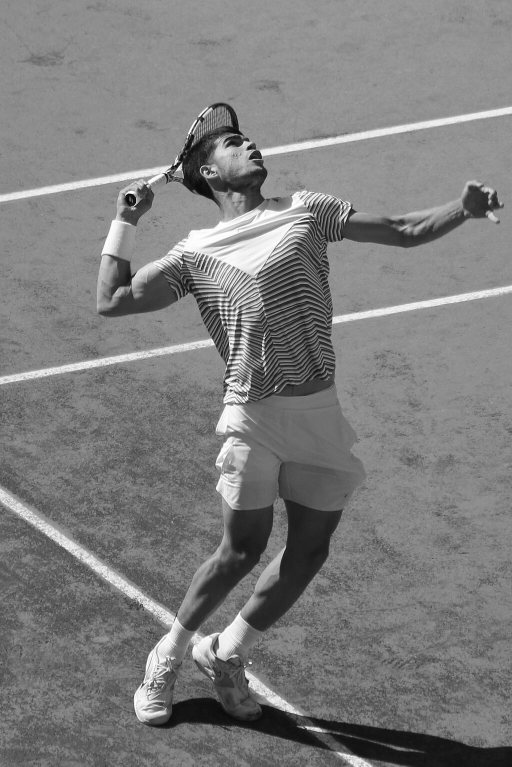
#> input picture h3/Alcaraz_gray.jpg, 1024 x 1533 px (shown at 1/2 size)
$ jupyter execute quantization.ipynb   (shell and % lines are left out)
#> lines starting #> are read from the running program, lines starting #| are printed output that depends on the picture
# 作业3：图像量化

-（1）选取一张灰度图像，采用均匀量化方法将其灰度值量化为32个灰度等级，比较量化前后图像质量的差异

-（2）选取一张彩色图像，采用K-means方法将图像的颜色量化为128种颜色，比较量化前后图像质量的差异
作业提交：
（1）PDF格式
（2）描述均匀量化的算法原理，给出实现代码及对比结果
（3）查阅资料，给出K-means算法原理，给出实现代码及对比结果

作业提示：(1)  k-means是机器学习中的经典聚类算法，scikit-learn中有相关的函数实现
 (2) 在k-means算法中将彩色图像每个像素看成一个(r,g,b)三个值构成的三维向量

[cell 1]
from skimage import io,data,exposure
import matplotlib.pyplot as plt

[cell 2]
# 读取灰度图像
img = io.imread('Alcaraz_gray.jpg')
#> img is the input picture: shape (1533, 1024, 3); min 0, max 255, mean 125.1

# 创建图形窗口
plt.figure("comparison", figsize=(8, 8))

# 原始图像展示
arr = img.flatten()
plt.subplot(221)
plt.imshow(img, plt.cm.gray)  # 原始图像
plt.title("origin")

plt.subplot(222)
plt.hist(arr, bins=256, density=True, edgecolor='None', facecolor='red')  # 原始图像直方图
plt.title("origin-hist")

# 均匀量化为32个灰度等级
quantized_img = (img // 8) * 8
arr_quantized = quantized_img.flatten()

# 量化后的图像展示
plt.subplot(223)
plt.imshow(quantized_img, plt.cm.gray)  # 量化后图像
plt.title("quantized")

plt.subplot(224)
plt.hist(arr_quantized, bins=32, density=True, edgecolor='None', facecolor='blue')  # 量化后直方图
plt.title("quantized-hist")

plt.show()
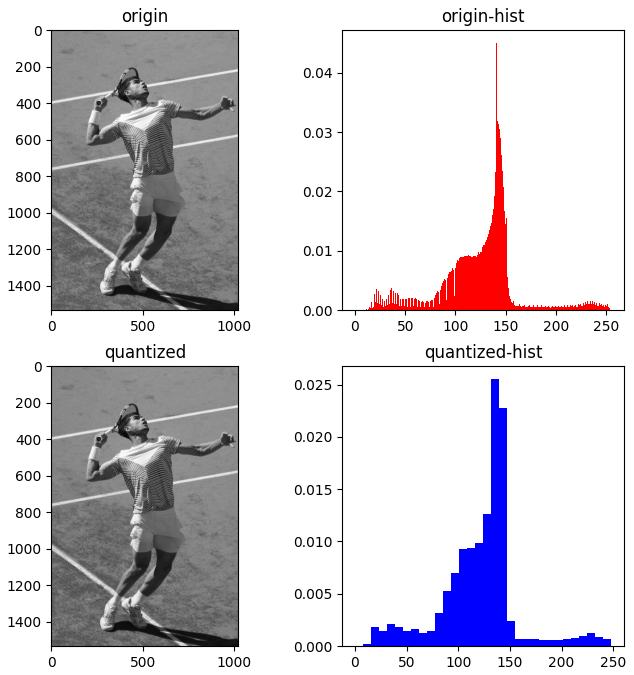
#> figure drawn by matplotlib, 4 panels; panel 2: tallest bar 0.045 high, from x = 140.4 to 141.4; panel 4: tallest bar 0.0255 high, from x = 131.8 to 139.5
